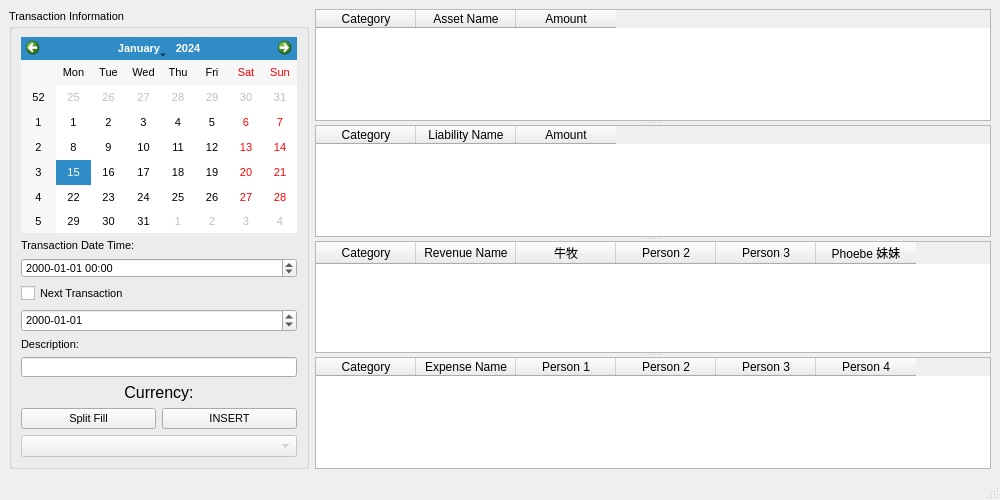
<?xml version="1.0" encoding="UTF-8"?>
<ui version="4.0">
 <class>AddTransaction</class>
 <widget class="QMainWindow" name="AddTransaction">
  <property name="geometry">
   <rect>
    <x>0</x>
    <y>0</y>
    <width>1000</width>
    <height>500</height>
   </rect>
  </property>
  <property name="font">
   <font>
    <pointsize>8</pointsize>
   </font>
  </property>
  <property name="windowTitle">
   <string>Add Transaction</string>
  </property>
  <property name="windowIcon">
   <iconset resource="../resources.qrc">
    <normaloff>:/resource/AddTransaction.png</normaloff>:/resource/AddTransaction.png</iconset>
  </property>
  <widget class="QWidget" name="centralwidget">
   <layout class="QGridLayout" name="gridLayout_2">
    <item row="0" column="0">
     <widget class="QGroupBox" name="groupBox">
      <property name="maximumSize">
       <size>
        <width>300</width>
        <height>16777215</height>
       </size>
      </property>
      <property name="title">
       <string>Transaction Information</string>
      </property>
      <layout class="QGridLayout" name="gridLayout">
       <item row="0" column="0" colspan="2">
        <widget class="QCalendarWidget" name="calendarWidget">
         <property name="sizePolicy">
          <sizepolicy hsizetype="Expanding" vsizetype="Expanding">
           <horstretch>0</horstretch>
           <verstretch>0</verstretch>
          </sizepolicy>
         </property>
         <property name="maximumSize">
          <size>
           <width>160000</width>
           <height>160000</height>
          </size>
         </property>
         <property name="font">
          <font>
           <pointsize>8</pointsize>
          </font>
         </property>
        </widget>
       </item>
       <item row="7" column="0" colspan="2">
        <widget class="QLabel" name="label_Currency">
         <property name="sizePolicy">
          <sizepolicy hsizetype="Preferred" vsizetype="Fixed">
           <horstretch>0</horstretch>
           <verstretch>0</verstretch>
          </sizepolicy>
         </property>
         <property name="font">
          <font>
           <pointsize>12</pointsize>
          </font>
         </property>
         <property name="text">
          <string>Currency:</string>
         </property>
         <property name="alignment">
          <set>Qt::AlignCenter</set>
         </property>
        </widget>
       </item>
       <item row="10" column="0" colspan="2">
        <widget class="QComboBox" name="comboBox_Currency">
         <property name="enabled">
          <bool>false</bool>
         </property>
        </widget>
       </item>
       <item row="6" column="0" colspan="2">
        <widget class="QLineEdit" name="lineEdit_Description">
         <property name="maximumSize">
          <size>
           <width>16000</width>
           <height>20</height>
          </size>
         </property>
        </widget>
       </item>
       <item row="3" column="0" colspan="2">
        <widget class="QCheckBox" name="checkBox_RecursiveTransaction">
         <property name="enabled">
          <bool>true</bool>
         </property>
         <property name="text">
          <string>Next Transaction</string>
         </property>
        </widget>
       </item>
       <item row="8" column="1">
        <widget class="QPushButton" name="pushButton_Insert">
         <property name="text">
          <string>INSERT</string>
         </property>
        </widget>
       </item>
       <item row="2" column="0" colspan="2">
        <widget class="QDateTimeEdit" name="dateTimeEdit">
         <property name="sizePolicy">
          <sizepolicy hsizetype="Expanding" vsizetype="Fixed">
           <horstretch>0</horstretch>
           <verstretch>0</verstretch>
          </sizepolicy>
         </property>
         <property name="maximumSize">
          <size>
           <width>16000</width>
           <height>20</height>
          </size>
         </property>
         <property name="displayFormat">
          <string>yyyy-MM-dd HH:mm</string>
         </property>
        </widget>
       </item>
       <item row="8" column="0">
        <widget class="QPushButton" name="pushButton_Split">
         <property name="text">
          <string>Split Fill</string>
         </property>
        </widget>
       </item>
       <item row="1" column="0" colspan="2">
        <widget class="QLabel" name="label_transactionDateTime">
         <property name="text">
          <string>Transaction Date Time:</string>
         </property>
        </widget>
       </item>
       <item row="4" column="0" colspan="2">
        <widget class="QDateEdit" name="dateEdit_nextTransaction">
         <property name="enabled">
          <bool>true</bool>
         </property>
         <property name="displayFormat">
          <string>yyyy-MM-dd</string>
         </property>
        </widget>
       </item>
       <item row="5" column="0" colspan="2">
        <widget class="QLabel" name="label_Description">
         <property name="sizePolicy">
          <sizepolicy hsizetype="Preferred" vsizetype="Fixed">
           <horstretch>0</horstretch>
           <verstretch>0</verstretch>
          </sizepolicy>
         </property>
         <property name="font">
          <font>
           <pointsize>8</pointsize>
          </font>
         </property>
         <property name="text">
          <string>Description:</string>
         </property>
         <property name="alignment">
          <set>Qt::AlignLeading|Qt::AlignLeft|Qt::AlignVCenter</set>
         </property>
        </widget>
       </item>
      </layout>
     </widget>
    </item>
    <item row="0" column="1">
     <widget class="QSplitter" name="splitter">
      <property name="maximumSize">
       <size>
        <width>16777215</width>
        <height>16777215</height>
       </size>
      </property>
      <property name="orientation">
       <enum>Qt::Vertical</enum>
      </property>
      <widget class="QTableWidget" name="tableWidget_Assets">
       <property name="minimumSize">
        <size>
         <width>0</width>
         <height>0</height>
        </size>
       </property>
       <property name="maximumSize">
        <size>
         <width>16777215</width>
         <height>16777215</height>
        </size>
       </property>
       <property name="font">
        <font>
         <pointsize>9</pointsize>
        </font>
       </property>
       <column>
        <property name="text">
         <string>Category</string>
        </property>
       </column>
       <column>
        <property name="text">
         <string>Asset Name</string>
        </property>
       </column>
       <column>
        <property name="text">
         <string>Amount</string>
        </property>
       </column>
      </widget>
      <widget class="QTableWidget" name="tableWidget_Liabilities">
       <property name="minimumSize">
        <size>
         <width>0</width>
         <height>0</height>
        </size>
       </property>
       <property name="font">
        <font>
         <pointsize>9</pointsize>
        </font>
       </property>
       <column>
        <property name="text">
         <string>Category</string>
        </property>
       </column>
       <column>
        <property name="text">
         <string>Liability Name</string>
        </property>
       </column>
       <column>
        <property name="text">
         <string>Amount</string>
        </property>
       </column>
      </widget>
      <widget class="QTableWidget" name="tableWidget_Revenues">
       <property name="font">
        <font>
         <pointsize>9</pointsize>
        </font>
       </property>
       <column>
        <property name="text">
         <string>Category</string>
        </property>
       </column>
       <column>
        <property name="text">
         <string>Revenue Name</string>
        </property>
       </column>
       <column>
        <property name="text">
         <string>牛牧</string>
        </property>
       </column>
       <column>
        <property name="text">
         <string>Person 2</string>
        </property>
       </column>
       <column>
        <property name="text">
         <string>Person 3</string>
        </property>
       </column>
       <column>
        <property name="text">
         <string>Phoebe 妹妹</string>
        </property>
       </column>
      </widget>
      <widget class="QTableWidget" name="tableWidget_Expenses">
       <property name="font">
        <font>
         <pointsize>9</pointsize>
        </font>
       </property>
       <column>
        <property name="text">
         <string>Category</string>
        </property>
       </column>
       <column>
        <property name="text">
         <string>Expense Name</string>
        </property>
       </column>
       <column>
        <property name="text">
         <string>Person 1</string>
        </property>
       </column>
       <column>
        <property name="text">
         <string>Person 2</string>
        </property>
       </column>
       <column>
        <property name="text">
         <string>Person 3</string>
        </property>
       </column>
       <column>
        <property name="text">
         <string>Person 4</string>
        </property>
       </column>
      </widget>
     </widget>
    </item>
   </layout>
  </widget>
  <widget class="QMenuBar" name="menubar">
   <property name="geometry">
    <rect>
     <x>0</x>
     <y>0</y>
     <width>1000</width>
     <height>21</height>
    </rect>
   </property>
   <property name="font">
    <font>
     <pointsize>9</pointsize>
    </font>
   </property>
  </widget>
  <widget class="QStatusBar" name="statusbar">
   <property name="font">
    <font>
     <pointsize>9</pointsize>
    </font>
   </property>
  </widget>
 </widget>
 <resources>
  <include location="../resources.qrc"/>
 </resources>
 <connections/>
</ui>
